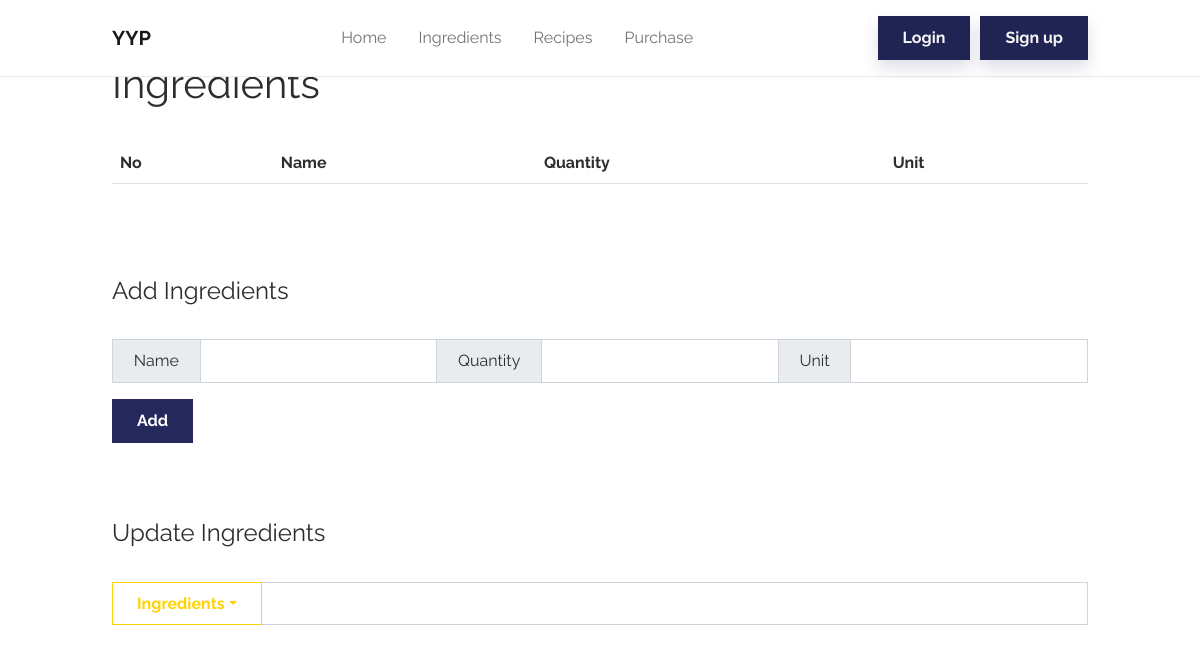
The page /ingredients on the database as committed earlier.
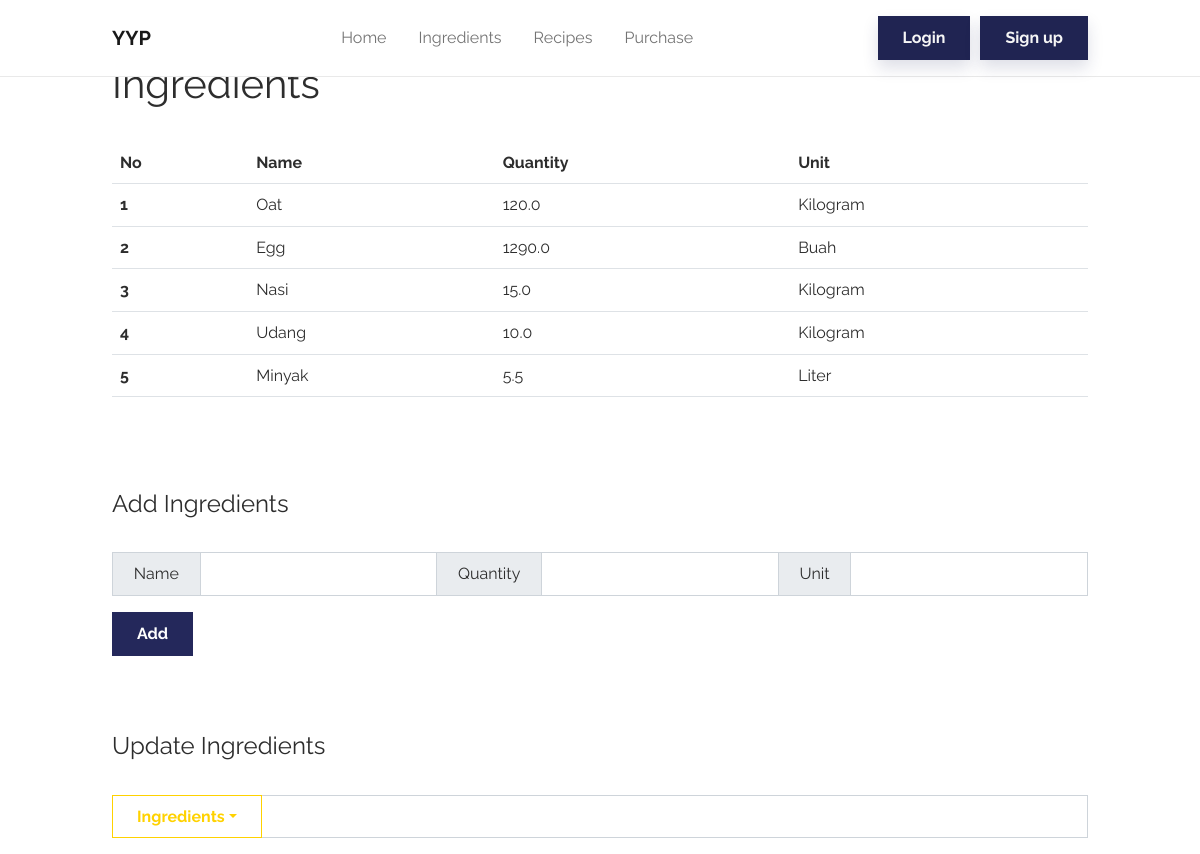
The same page on the database as committed later.
### DjangoDelight/models.py (models this page shows)
class Ingredients(models.Model):
    name = models.CharField(max_length=250)
    quantity = models.FloatField(default=0)
    unit = models.CharField(max_length=10, default="buah")

### DjangoDelight/views.py (the view)
# urls.py: path('ingredients', views.ingredients, name="ingredients"),
def ingredients(request):
    ingredient = Ingredients.objects.all()
    return render(request, 'DjangoDelight/add_ingredients.html', {'ingredient': ingredient})

### DjangoDelight/templates/DjangoDelight/add_ingredients.html (shortened to what this page needs)
{% extends 'base.html' %}
{% block content %}
    <div>
        <h1>Ingredients</h1>
        <br>
        <table class="table">
          <thead>
            <tr>
              <th scope="col">No</th>
              <th scope="col">Name</th>
              <th scope="col">Quantity</th>
              <th scope="col">Unit</th>
            </tr>
          </thead>
          <tbody>
            {% for item in ingredient %}
            <tr>
              <th scope="row">{{ item.id }}</th>
              <td>{{ item.name }}</td>
              <td>{{ item.quantity }}</td>
              <td>{{ item.unit }}</td>
            </tr>
            {% endfor %}
          </tbody>
        </table>
        <br>
        <br>
        <br>
        <h4> Add Ingredients </h4>
        <br>
        <form method="post" action="{% url 'addIngredients' %}">
        <div class="input-group mb-3">
            <span class="input-group-text">Name</span>
            <input type="text" class="form-control" name="name">
            <span class="input-group-text">Quantity</span>
            <input type="text" class="form-control" name="quantity">
            <span class="input-group-text">Unit</span>
            <input type="text" class="form-control" name="unit">
        </div>
        <button type="submit" class="btn btn-primary">Add</button>
        <br>
        <br>
        <br>
        <br>
        </form>
        <h4> Update Ingredients </h4>
        <br>
        <form method="post">
            <div class="input-group mb-3">
              <button class="btn btn-outline-secondary dropdown-toggle" type="button" data-bs-toggle="dropdown" aria-expanded="false">Ingredients</button>
              <input type="text" class="form-control" aria-label="Text input with dropdown button">
            </div>
        </form>
{% endblock content %}

### templates/base.html (shortened to what this page needs)
<!DOCTYPE html>
<html lang="en">
<head>
    {% load static %}
        <link rel="stylesheet" type="text/css" href="{% static 'DjangoDelight/assets/bootstrap/css/bootstrap.min.css' %}">
        <link rel="stylesheet" type="text/css" href="{% static 'DjangoDelight/assets/css/styles.css' %}">
        <link rel="stylesheet" href="{% static "DjangoDelight/assets/css/Raleway.css" %}">
</head>
<body>
    <section>
        <nav class="navbar navbar-light navbar-expand-md fixed-top navbar-shrink py-3" id="mainNav">
            <div class="container"><a class="navbar-brand d-flex align-items-center" href="{% url 'home' %}"><span>YYP</span></a>
                <div class="collapse navbar-collapse" id="navcol-1">
                    <ul class="navbar-nav mx-auto">
                        <li class="nav-item"><a class="nav-link" href="{% url 'home' %}">Home</a></li>
                        <li class="nav-item"><a class="nav-link" href="{% url 'addIngredients' %}">Ingredients</a></li>
                        <li class="nav-item"><a class="nav-link" href="{% url 'recipesViews' %}">Recipes</a></li>
                        <li class="nav-item"><a class="nav-link" href="{% url 'purchaseView' %}">Purchase</a></li>
                    </ul>
                    {% if user.is_authenticated %}
                        <a class="btn shadow tombol" role="button" href="#">Logout</a>
                    {% else %}
                        <a class="btn shadow tombol" role="button" href="#">Login</a>
                        <a class="btn shadow tombol" role="button" href="#">Sign up</a>
                    {% endif %}
                </div>
            </div>
        </nav>
    </section>
    <section>
        <div class="container main-field">
            {% block content %}
            {% endblock %}
        </div>
    </section>
</body>
</html>

### DjangoDelight/static/DjangoDelight/assets/css/styles.css (style rules this page uses)
.tombol { background-color: #202452; color: whitesmoke; margin-left: 10px; }
.main-field { margin-top: 5%; }

Rows that differ between the two databases and show on the page:
added Ingredients: id "1", name "Oat", quantity "120.0", unit "Kilogram"
added Ingredients: id "2", name "Egg", quantity "1290.0", unit "Buah"
added Ingredients: id "3", name "Nasi", quantity "15.0", unit "Kilogram"
added Ingredients: id "4", name "Udang", quantity "10.0", unit "Kilogram"
added Ingredients: id "5", name "Minyak", quantity "5.5", unit "Liter"
